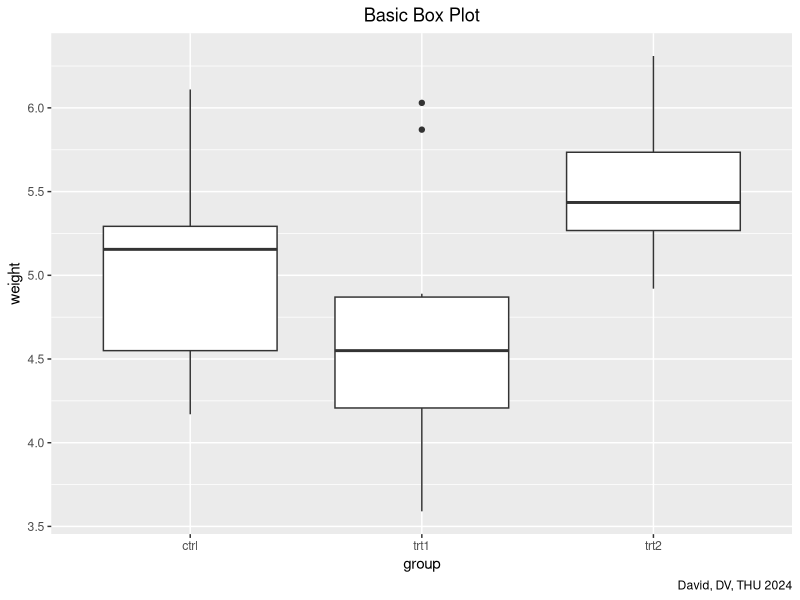
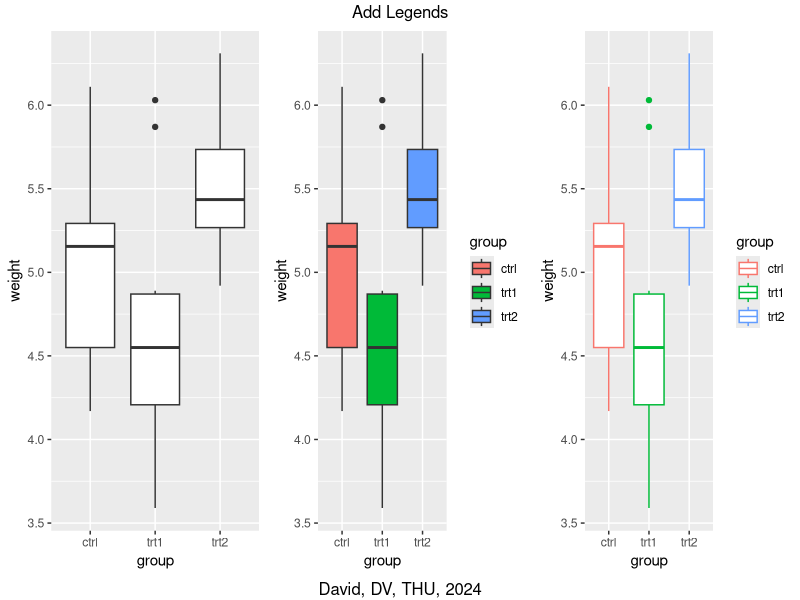
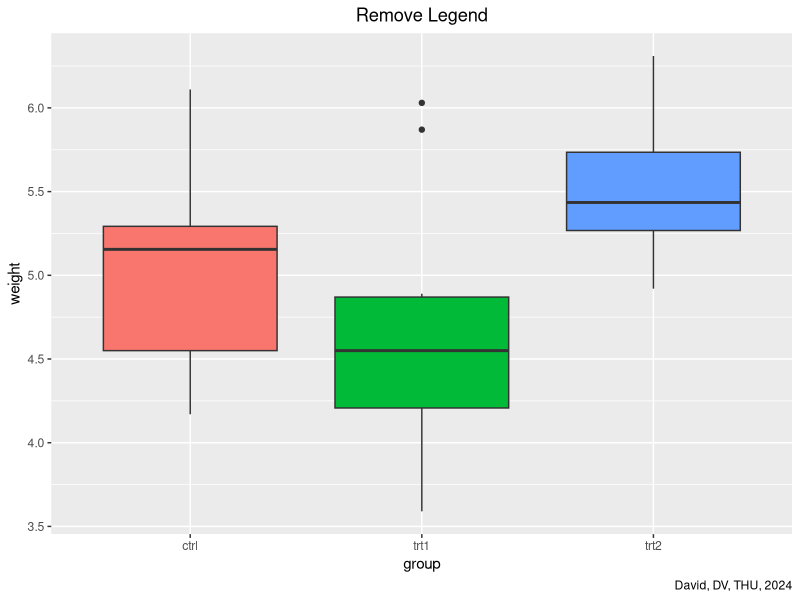
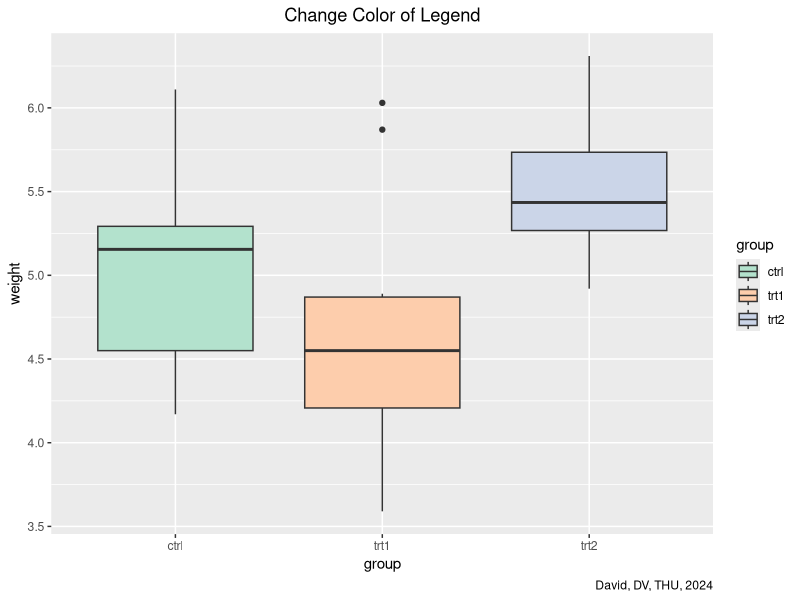
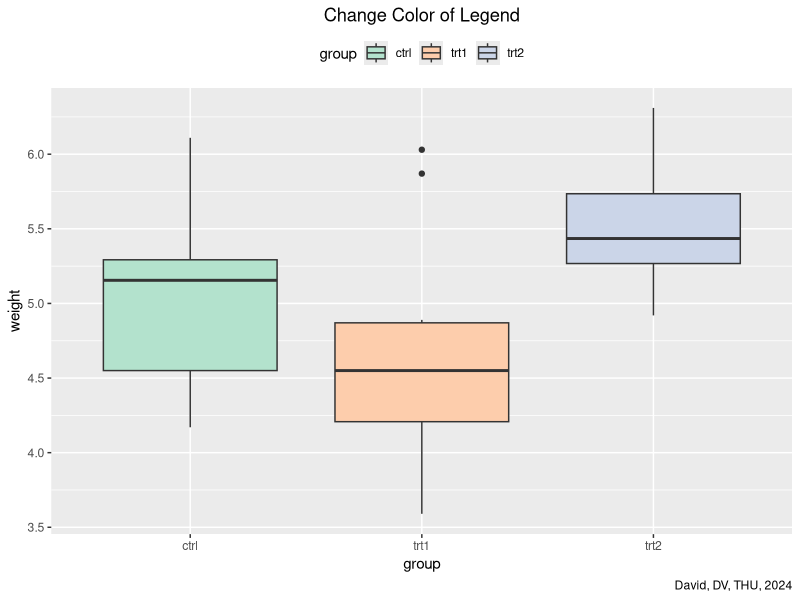
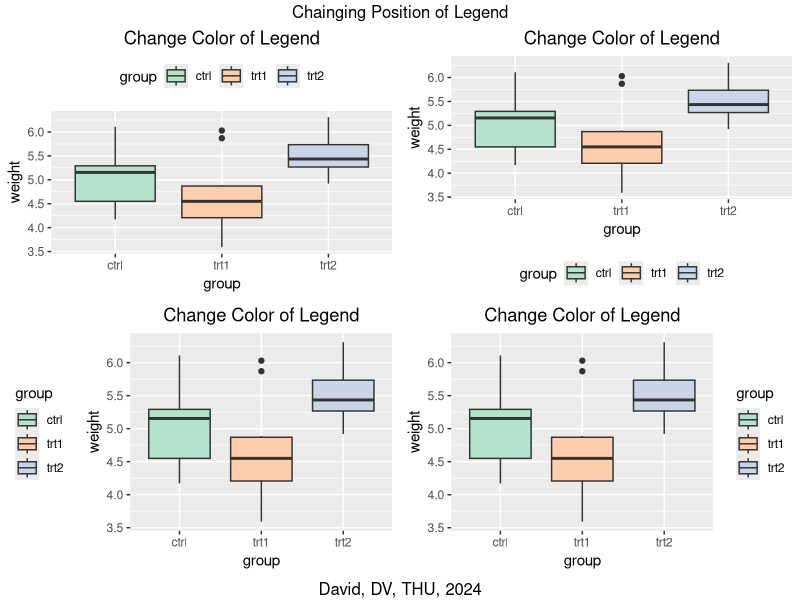
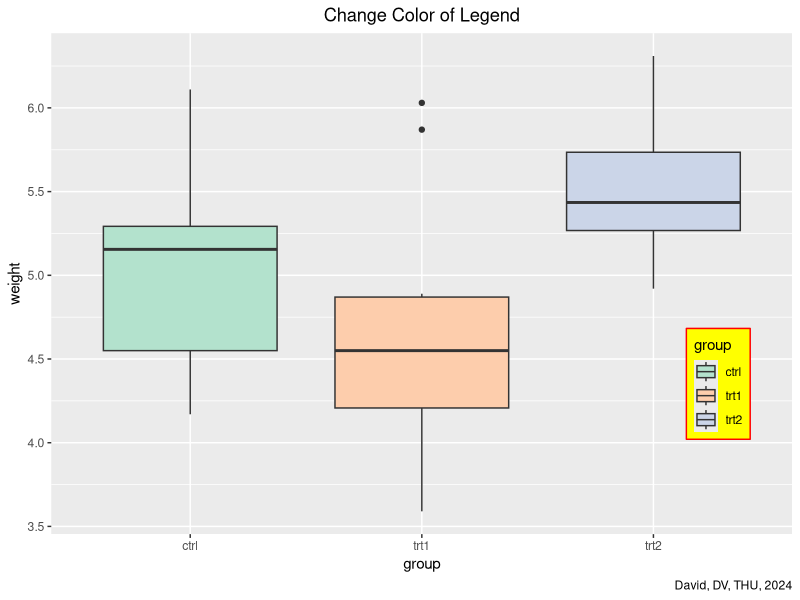
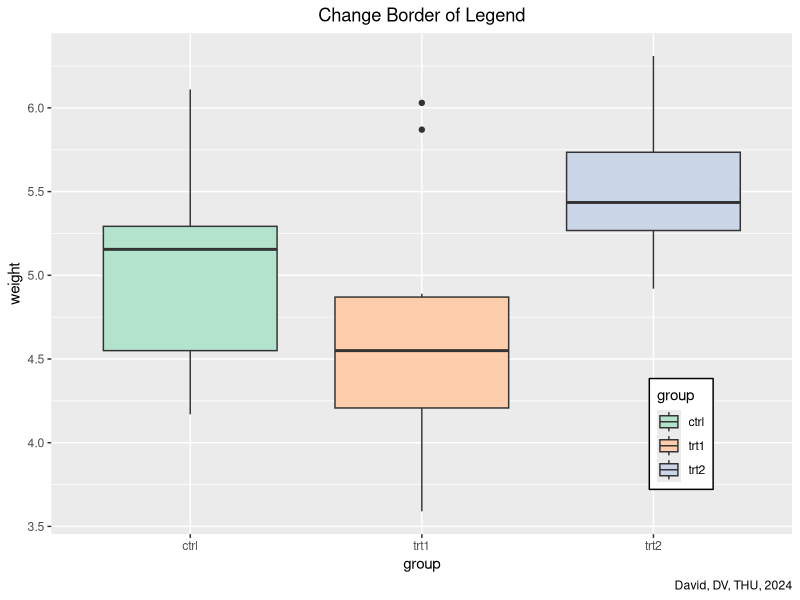

These figures' R source, in order:
## ---- chunk 1
library(ggplot2)
ggplot(PlantGrowth, aes(x = group, y = weight)) +
  geom_boxplot() +
  labs(title = 'Basic Box Plot', 
       caption = 'David, DV, THU 2024') +
  theme(plot.title = element_text(hjust = 0.5))

## ---- chunk 2
library(gridExtra)

d1 <- ggplot(PlantGrowth, aes(x = group, y = weight)) +
  geom_boxplot()
d2 <- ggplot(PlantGrowth, aes(x = group, y = weight, fill = group)) +
  geom_boxplot()
d3 <- ggplot(PlantGrowth, aes(x = group, y = weight, color = group)) + 
  geom_boxplot()

grid.arrange(d1, d2, d3, ncol = 3, top = 'Add Legends', bottom = 'David, DV, THU, 2024')
## ---- chunk 3
ggplot(PlantGrowth, aes(x = group, y = weight, fill = group)) + 
  geom_boxplot() +
  guides(fill = 'none') +
  labs(caption = 'David, DV, THU, 2024') +
  ggtitle('Remove Legend') +
  theme(plot.title = element_text(hjust = 0.5))
## ---- chunk 4
ggplot(PlantGrowth, aes(x = group, y = weight, fill = group)) +
  geom_boxplot() +
  scale_fill_brewer(palette = "Pastel2") +
  ggtitle('Change Color of Legend') +
  theme(plot.title = element_text(hjust=0.5)) +
  labs(caption = 'David, DV, THU, 2024')
## ---- chunk 5
ggplot(PlantGrowth, aes(x = group, y = weight, fill = group)) +
  geom_boxplot() +
  scale_fill_brewer(palette = "Pastel2") +
  ggtitle('Change Color of Legend') +
  theme(plot.title = element_text(hjust=0.5),
        legend.position = 'top') +
  labs(caption = 'David, DV, THU, 2024')
## ---- chunk 6
d1 <- ggplot(PlantGrowth, aes(x = group, y = weight, fill = group)) +
  geom_boxplot() +
  scale_fill_brewer(palette = "Pastel2") +
  ggtitle('Change Color of Legend') +
  theme(plot.title = element_text(hjust=0.5),
        legend.position = 'top')
d2 <- d1 + theme(legend.position = 'bottom')
d3 <- d1 + theme(legend.position = 'left')
d4 <- d1 + theme(legend.position = 'right')

grid.arrange(d1, d2, d3, d4, ncol=2,
             top='Chainging Position of Legend', bottom = 'David, DV, THU, 2024')
## ---- chunk 7
ggplot(PlantGrowth, aes(x = group, y = weight, fill = group)) +
  geom_boxplot() +
  scale_fill_brewer(palette = "Pastel2") +
  ggtitle('Change Color of Legend') +
  theme(plot.title = element_text(hjust=0.5),
        legend.position = c(.9, .3),
        legend.background = element_rect(fill = 'yellow', color = 'red')) +
  labs(caption = "David, DV, THU, 2024")
## ---- chunk 8
ggplot(PlantGrowth, aes(x = group, y = weight, fill = group)) +
  geom_boxplot() +
  scale_fill_brewer(palette = "Pastel2") +
  ggtitle('Change Border of Legend') +
  theme(plot.title = element_text(hjust=0.5),
        legend.position = c(0.85, 0.2),
        legend.background = element_rect(fill = 'white',
                                         color = 'black')) +
  labs(caption = "David, DV, THU, 2024")
## ---- chunk 9
ggplot(PlantGrowth, aes(x = group, y = weight, fill = group)) +
  geom_boxplot() +
  scale_fill_brewer(palette = "Pastel2") +
  ggtitle('Change Background of Legend') +
  theme(plot.title = element_text(hjust=0.5),
        legend.position = c(0.85, 0.2),
        legend.background = element_blank(),
        legend.key = element_blank()) +
  labs(caption = "David, DV, THU, 2024")
## ---- chunk 10
d <- ggplot(PlantGrowth, aes(x = group, y = weight, fill = group)) +
  geom_boxplot() +
  theme(plot.title = element_text(hjust=0.5))

p1 <- d + scale_fill_brewer(palette = "Pastel2") + 
  theme(plot.title = element_text(hjust=0.5),
        legend.position = c(.85, .15),
        legend.background = element_blank())

p2 <- d + scale_fill_discrete(limits = c('trt1', 'trt2', 'crtl')) + 
  theme(plot.title = element_text(hjust=0.5),
        legend.position = c(.85, .15),
        legend.background = element_blank())

grid.arrange(p1, p2, ncol = 2, top = "Change Order of Legend", bottom = "David, DV, THU, 2024")

## ---- chunk 11
d <- ggplot(PlantGrowth, aes(x = group, y = weight, fill = group)) +
  geom_boxplot() +
  theme(plot.title = element_text(hjust=0.5))

p1 <- d + 
  theme(plot.title = element_text(hjust=0.5),
        legend.position = c(.85, .15),
        legend.background = element_blank())

p2 <- d + guides(fill = guide_legend(reverse = TRUE)) + 
  theme(plot.title = element_text(hjust=0.5),
        legend.position = c(.85, .15),
        legend.background = element_blank())

grid.arrange(p1, p2, ncol = 2, top = "Reserve The Legend", bottom = "David, DV, THU, 2024")
## ---- chunk 12
p1 <- ggplot(PlantGrowth, aes(x = group, y = weight, fill = group)) +
  geom_boxplot() +
  ggtitle('Changing Legend Title') +
  theme(plot.title = element_text(hjust=0.5))

p2 <- p1 + labs(fill = 'Condition')

grid.arrange(p1, p2, ncol = 2, top = "Change Legend Title", bottom = "David, DV, THU, 2024")
